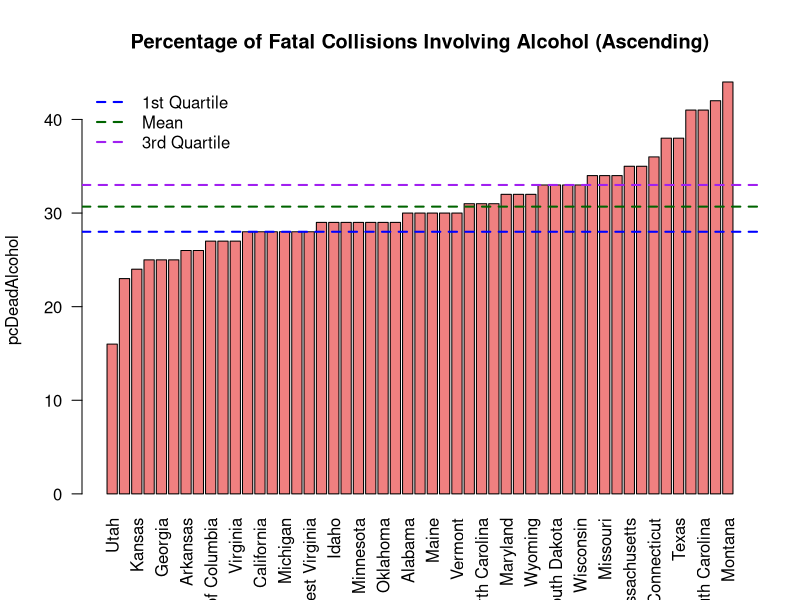
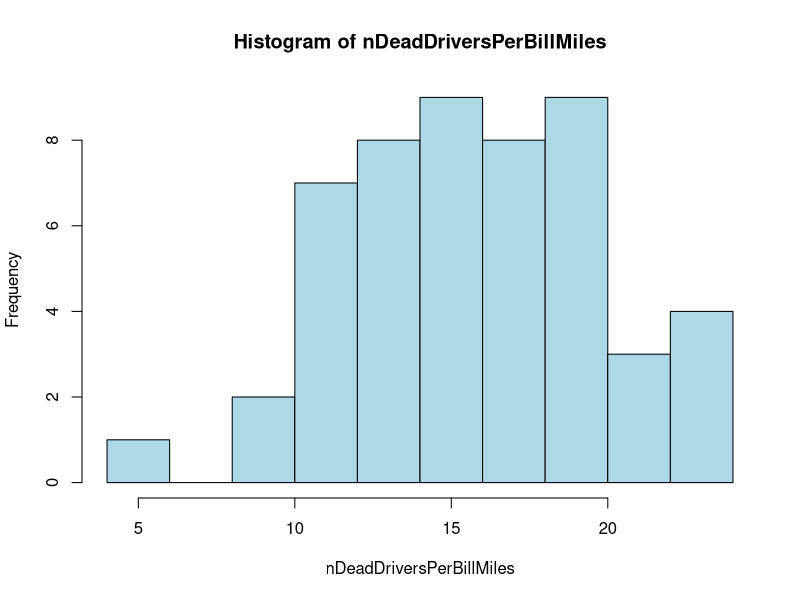

These figures' R source, in order:
library(readr)
setwd(dirname(normalizePath(sys.frame(1)$ofile)))
# Print the initial column names before renaming
bad_drivers <- read_csv("bad-drivers.csv")
print(colnames(bad_drivers))
print(bad_drivers$`Number of drivers involved in fatal collisions per billion miles`)
#colnames(bad_drivers) <- c("State", "nDeadDriversPerBillMiles", "nDeadAlcohol", "nDeadSpeeding", "nDeadDistracted", "nDeadFirstAccident", "premiums", "lossesPerDriver")

# Read in the CSV file using the first row as column names
bad_drivers <- read_csv("bad-drivers.csv")
colnames(bad_drivers)[2] <- "nDeadDriversPerBillMiles"
colnames(bad_drivers)[3] <- "pcDeadSpeeding"
colnames(bad_drivers)[4] <- "pcDeadAlcohol"
colnames(bad_drivers)[5] <- "pcDeadUndistracted"
colnames(bad_drivers)[6] <- "pcDeadFirstAccident"
colnames(bad_drivers)[7] <- "premiums"
colnames(bad_drivers)[8] <- "lossesPerDriver"
# Draw a barplot of all the values in bad_drivers$pcDeadAlcohol in ascending order
# Order the values and corresponding states
ordered_indices <- order(bad_drivers$pcDeadAlcohol)
ordered_values <- bad_drivers$pcDeadAlcohol[ordered_indices]
ordered_states <- bad_drivers$State[ordered_indices]

# Draw the barplot
bar_positions <- barplot(ordered_values,
    names.arg = ordered_states,
    las = 2,
    main = "Percentage of Fatal Collisions Involving Alcohol (Ascending)",
    ylab = "pcDeadAlcohol",
    col = "lightcoral",
    border = "black")

# Calculate statistics
q1 <- quantile(ordered_values, 0.25)
mean_val <- mean(ordered_values)
q3 <- quantile(ordered_values, 0.75)

# Add lines for quartiles and mean
abline(h = q1, col = "blue", lty = 2, lwd = 2)
abline(h = mean_val, col = "darkgreen", lty = 2, lwd = 2)
abline(h = q3, col = "purple", lty = 2, lwd = 2)

# Add legend
legend("topleft",
       legend = c("1st Quartile", "Mean", "3rd Quartile"),
       col = c("blue", "darkgreen", "purple"),
       lty = 2,
       lwd = 2,
       bty = "n")


print(colnames(bad_drivers))

# Print the first few rows to verify
print(head(bad_drivers,10))

# Find the state with the lowest nDeadDriversPerBillMiles
min_state <- bad_drivers$State[which.min(bad_drivers$nDeadDriversPerBillMiles)]
cat("State with lowest nDeadDriversPerBillMiles:", min_state, "\n")

# Find the state with the highest nDeadDriversPerBillMiles
max_state <- bad_drivers$State[which.max(bad_drivers$nDeadDriversPerBillMiles)]
cat("State with highest nDeadDriversPerBillMiles:", max_state, "\n")

# Find the state with the lowest premiums
min_premium_state <- bad_drivers$State[which.min(bad_drivers$premiums)]
cat("State with lowest premiums:", min_premium_state, "\n")

# Find the state with the highest premiums
max_premium_state <- bad_drivers$State[which.max(bad_drivers$premiums)]
cat("State with highest premiums:", max_premium_state, "\n")
# Find the state with the lowest lossesPerDriver
min_losses_state <- bad_drivers$State[which.min(bad_drivers$lossesPerDriver)]
cat("State with lowest lossesPerDriver:", min_losses_state, "\n")           
# Find the state with the highest lossesPerDriver
max_losses_state <- bad_drivers$State[which.max(bad_drivers$lossesPerDriver)]
cat("State with highest lossesPerDriver:", max_losses_state, "\n")
# Draw a histogram of the nDeadDriversPerBillMiles column
hist(bad_drivers$nDeadDriversPerBillMiles,
    main = "Histogram of nDeadDriversPerBillMiles",
    xlab = "nDeadDriversPerBillMiles",
    col = "lightblue",
    border = "black")


